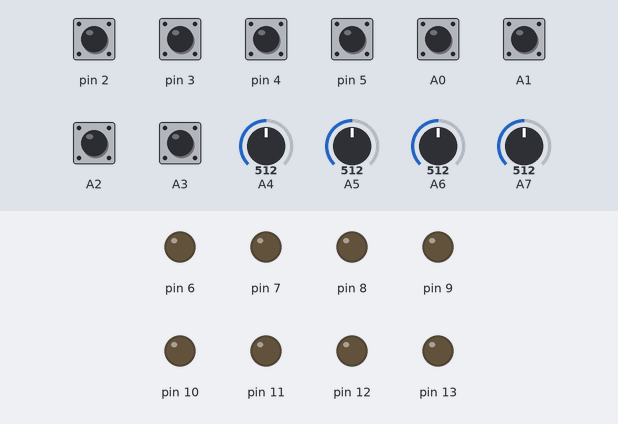
A sketch run on a simulated Arduino Nano, built with avr-gcc and run on an emulated ATmega328P. Shown: output pins drawn as LEDs (lit = HIGH). The inputs (shaded band) are chosen by the test bench; at power-on: A0–3, pin 4, pin 5 HIGH, pin 2, pin 3 LOW, A4 = 512, A5 = 512, A6 = 512, A7 = 512. Random numbers use the default seed unless the sketch sets one.

Above: at 1.2 s.
1.3 s: pin 2 driven HIGH
At 2.5 s:
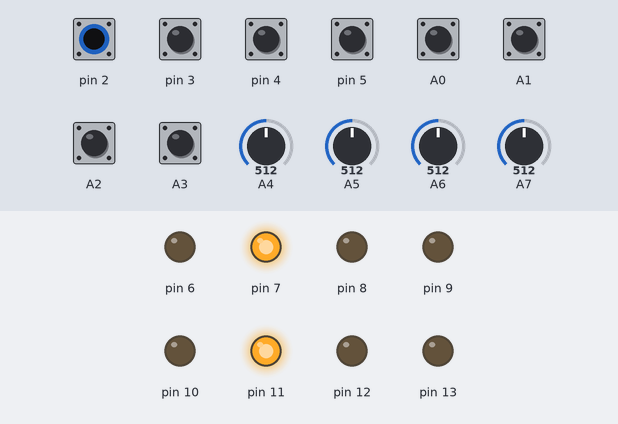
2.8 s: pin 3 driven HIGH
At 3.8 s:
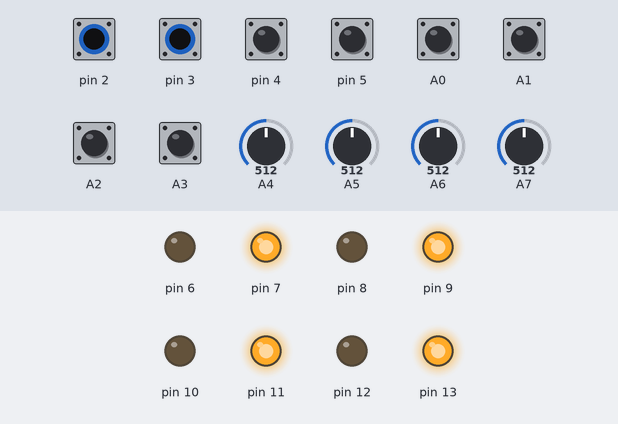
4.3 s: pin 3 pulsed LOW 2 times (0.12 s each, 0.3 s apart)
At 5.8 s:
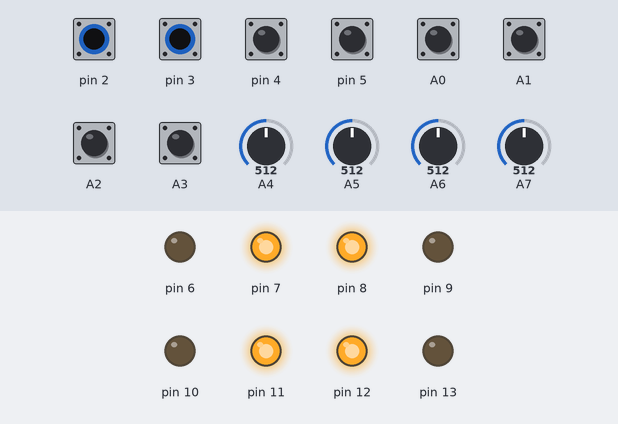
6.4 s: pin 2 pulsed LOW 5 times (0.12 s each, 0.3 s apart)
At 7.57 s:
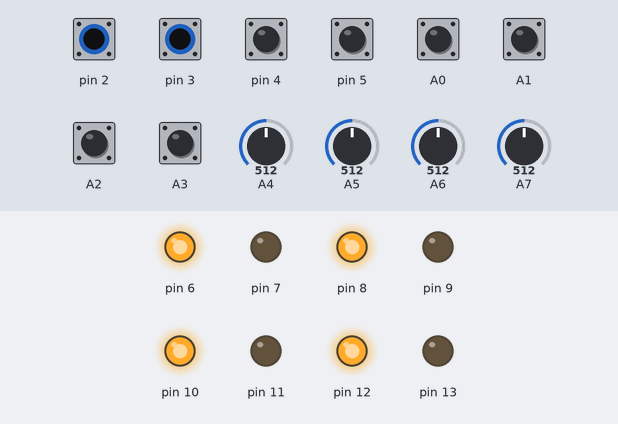
Timing chart, 0 to 9.4 s (numbered marks = the images above; inputs shaded):
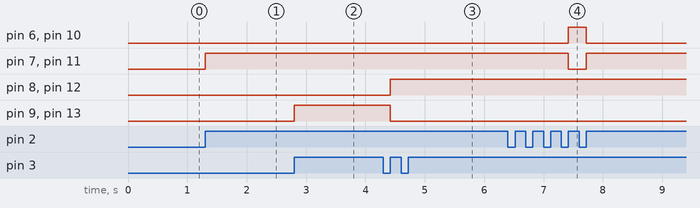

Measured:
- after the input at 1.3 s, pin 7, pin 11: LOW → HIGH at once
- after the input at 2.8 s, pin 9, pin 13: LOW → HIGH at once
- after the input at 4.3 s, pin 8, pin 12: LOW → HIGH after 0.12 s; pin 9, pin 13: HIGH → LOW after 0.12 s
- after the input at 6.4 s, pin 6, pin 10: LOW → HIGH after 1.0 s, → LOW 0.30 s later; pin 7, pin 11: HIGH → LOW after 1.0 s, → HIGH 0.30 s later

The sketch:

forks.ino
```cpp
// CONFIGURATION =============================================================

const bool DEBUG = false; // FALSE to disable debug messages on serial port

const int INPUTS[] { 2, 3 }; // Input, one for each Forks channel
const int INPUT_BUTTONS[] { 4, 5 }; // Manual input buttons
const int OUTPUTS_A[] { 6, 8 }; // First outputs
const int OUTPUTS_B[] { 7, 9 }; // Second outputs

const int PROBABILITY_KNOBS[] { A4, A5 }; // Probability knobs pins
const int PROBABILITY_CV_INPUTS[] { A6, A7 }; // Probability CV

const int MODE_TOGGLE_PINS[] { A0, A1 }; // Switch for enabling toggle mode
const int MODE_LATCH_PINS[] { A2, A3 }; // Switch for enabling latch mode
const unsigned long MODE_POLL_EVERY_MS = 100; // Check for mode switches periodically

const int LEDS_A[] { 10, 12 }; // LED indicators for first outputs (red)
const int LEDS_B[] { 11, 13 }; // LED indicators for second outputs (green)

const int PROBABILITY_KNOBS_THRESHOLD_LOW = 0; // Everything read under this value in the 0-1023 scale is considered the minimum value
const int PROBABILITY_KNOBS_THRESHOLD_HIGH = 1023; // Everything read over this value in the 0-1023 scale is considered the maximum value
const int PROBABILITY_CV_INPUTS_THRESHOLD_LOW = 6; // Everything read under this value in the 0-1023 scale is considered the minimum value
const int PROBABILITY_CV_INPUTS_THRESHOLD_HIGH = 670; // Everything read over this value in the 0-1023 scale is considered the maximum value

const unsigned long BUTTON_DEBOUNCE_DELAY = 50; // Debounce delay for manual input buttons
const unsigned long LED_MIN_DURATION_MS = 50; // Minimum "on" duration for all LEDs visibility

// ===========================================================================

#include "lib/Button.cpp"
#include "lib/CV.cpp"
#include "lib/Led.cpp"

unsigned int n = 0; // Number of channels

Button buttons[8];
CV knobs[8];
CV cvs[8];
Led ledsA[8]; // LEDs for outputs A
Led ledsB[8]; // LEDs for outputs B

volatile bool inputs[8]; // Input signal digital reading, set in ISR
bool inputsLast[8]; // TRUE if input signal was high or manual button was pressed
bool outcomeLast[8]; // Last outcome for toggle mode

bool modeToggle[8]; // TRUE if toggle mode is enabled for the channel
bool modeLatch[8]; // TRUE if latch mode is enabled for the channel
unsigned long lastModePollMs = 0; // Modes switches are polled periodically

void setup() {

	// Debugging
	if (DEBUG) {
		Serial.begin(9600);
		Serial.println("FORKS - joeSeggiola");
	}

	// Number of divisions
	n = sizeof(INPUTS) / sizeof(INPUTS[0]);

	// Initialize state
	for (int i = 0; i < n; i++) {
		inputs[i] = false;
		inputsLast[i] = false;
		outcomeLast[i] = false;
		modeToggle[i] = false;
		modeLatch[i] = false;
	}

	// Setup I/O
	for (int i = 0; i < n; i++) {
		buttons[i].init(INPUT_BUTTONS[i], BUTTON_DEBOUNCE_DELAY, true, true);
		knobs[i].init(PROBABILITY_KNOBS[i], PROBABILITY_KNOBS_THRESHOLD_LOW, PROBABILITY_KNOBS_THRESHOLD_HIGH);
		cvs[i].init(PROBABILITY_CV_INPUTS[i], PROBABILITY_CV_INPUTS_THRESHOLD_LOW, PROBABILITY_CV_INPUTS_THRESHOLD_HIGH, true);
		ledsA[i].init(LEDS_A[i], LED_MIN_DURATION_MS);
		ledsB[i].init(LEDS_B[i], LED_MIN_DURATION_MS);
		pinMode(OUTPUTS_A[i], OUTPUT);
		pinMode(OUTPUTS_B[i], OUTPUT);
		digitalWrite(OUTPUTS_A[i], LOW);
		digitalWrite(OUTPUTS_B[i], LOW);
		pinMode(MODE_TOGGLE_PINS[i], INPUT_PULLUP);
		pinMode(MODE_LATCH_PINS[i], INPUT_PULLUP);
	}

	// Interrupts
	for (int i = 0; i < n; i++) {
		pinMode(INPUTS[i], INPUT);
		attachInterrupt(digitalPinToInterrupt(INPUTS[i]), isrInputs, CHANGE);
	}

}

void loop() {

	modePolling();

	// For each channel
	for (int i = 0; i < n; i++) {

		// Channel input changed?
		bool input = inputs[i] || buttons[i].read(); // Current input
		if (input != inputsLast[i]) {
			inputsLast[i] = input; // Remember the new input

			if (input) {

				// Calculate probability combining knob and CV
				float probability;
				float probabilityKnob = knobs[i].read() * 1.1 - 0.05; // Let the knob push more toward the edges, to compensate for CV values near zero
				float probabilityCV = cvs[i].read() - 0.5; // Use CV as an offset
				probability = constrain(probabilityKnob + probabilityCV, 0.0, 1.0);

				// Flip coin
				randomSeed(micros()); // No unconnected analog pins available, seed with millis()
				bool outcome = random(0, 1024) >= (probability * 1024); // TRUE if random is bigger than probability factor

				// Toggle mode?
				if (modeToggle[i]) outcome = (outcome == outcomeLast[i]);
				outcomeLast[i] = outcome;

				// Turn on output and LED
				if (outcome) {
					digitalWrite(OUTPUTS_A[i], HIGH);
					ledsA[i].on();
				} else {
					digitalWrite(OUTPUTS_B[i], HIGH);
					ledsB[i].on();
				}

				// If in latch mode, turn off the other output and LED
				if (modeLatch[i]) {
					if (outcome) {
						digitalWrite(OUTPUTS_B[i], LOW);
						ledsB[i].off();
					} else {
						digitalWrite(OUTPUTS_A[i], LOW);
						ledsA[i].off();
					}
				}

				if (DEBUG) {
					Serial.print("CH");
					Serial.print(i);
					Serial.print(" -> Gate on -> P: ");
					Serial.print(probability, 3);
					Serial.print(" (knob: ");
					Serial.print(probabilityKnob, 3);
					Serial.print(", CV: ");
					Serial.print(probabilityCV, 3);
					Serial.print(") -> Outcome: ");
					Serial.println(outcome ? 'A' : 'B');
				}

			} else {

				// If not in latch mode, turn off all outputs and LEDs
				if (!modeLatch[i]) {
					digitalWrite(OUTPUTS_A[i], LOW);
					digitalWrite(OUTPUTS_B[i], LOW);
					ledsA[i].off();
					ledsB[i].off();
				}

				if (DEBUG) {
					Serial.print("CH");
					Serial.print(i);
					Serial.println(" -> Gate off");
				}

			}

		}

		// Update LEDs
		ledsA[i].loop();
		ledsB[i].loop();

	}

}

void isrInputs() {

	// Check each channel
	for (int i = 0; i < n; i++) {
		inputs[i] = (digitalRead(INPUTS[i]) == HIGH);
	}

}

void modePolling() {

	// Poll modes switches
	unsigned long ms = millis();
	if (lastModePollMs == 0 || ms >= (lastModePollMs + MODE_POLL_EVERY_MS)) {
		lastModePollMs = ms > 0 ? ms : 1; // Avoid to re-set zero

		for (int i = 0; i < n; i++) {
			modeToggle[i] = (digitalRead(MODE_TOGGLE_PINS[i]) == HIGH);
			modeLatch[i] = (digitalRead(MODE_LATCH_PINS[i]) == HIGH);
		}

	}

}
```
